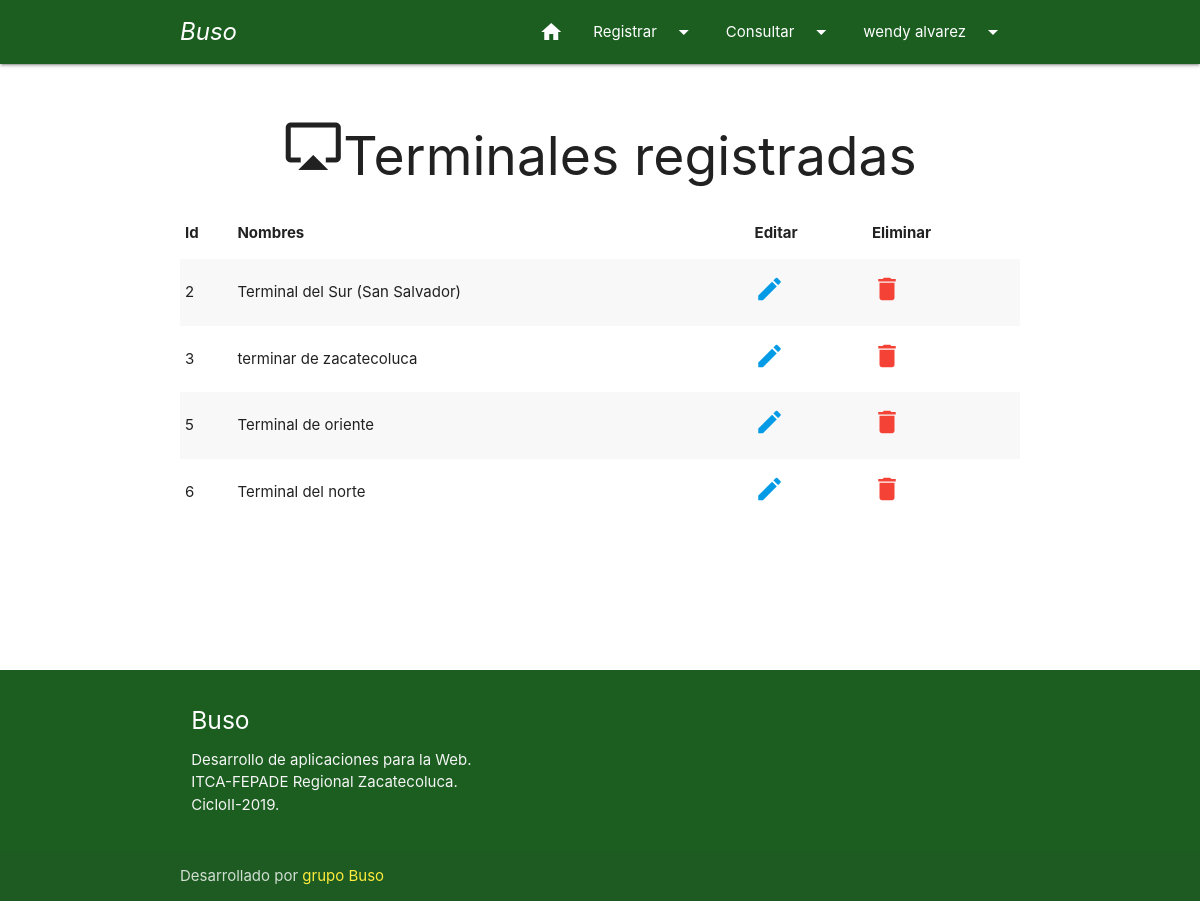
Page /web/WebTerminal/index.php?c=Terminal&a=Consultar (signed in) on the committed database.
### tables this page shows
CREATE TABLE `terminal` (
  `idterminal` int(11) NOT NULL,
  `nombre_terminal` varchar(100) NOT NULL
);

### web/WebTerminal/controller/terminal.controller.php (called while the page is built, shortened)
<?php
require_once 'model/Terminal.php';
class TerminalController{
    public function __CONSTRUCT(){
        $this->model = new Terminal();
    }
    public function Consultar(){
        require_once 'view/include/cabecera_usuario.php';
        require_once 'view/mostrar_terminal.php';
        require_once 'view/include/pie.php';
    }
}

### web/WebTerminal/model/Conexion.php (called while the page is built)
<?php
	class Conexion
	{
	    public static function Conectar()
	    {
	        $pdo = new PDO('mysql:host=localhost;dbname=mybuso;charset=utf8', 'root', '');
	        $pdo->setAttribute(PDO::ATTR_ERRMODE, PDO::ERRMODE_EXCEPTION);
	        return $pdo;
	    }
	}
?>

### web/WebTerminal/model/Terminal.php (called while the page is built, shortened)
<?php
class Terminal
{
	private $pdo;
	public function __CONSTRUCT()
	{
		try
		{
			$this->pdo = Conexion::Conectar();
		}
        catch (Throwable $t)
        {
			die($t->getMessage());
        }
		catch(Exception $e)
		{
			die($e->getMessage());
		}
	}
	public function ListarTerminal()
	{
		try
		{
			$stm = $this->pdo->prepare("SELECT * FROM terminal");
			$stm->execute();
			return $stm->fetchAll(PDO::FETCH_OBJ);
		}
        catch (Throwable $t)
        {
			die($t->getMessage());
        }
		catch(Exception $e)
		{
			die($e->getMessage());
		}
	}
}

### web/WebTerminal/view/mostrar_terminal.php (the view)
<div class="container">
  <div class="section">
    <div class="row">
      <div class="col s12">
          <h2 class="center grey-text text-darken-4"><i class="medium material-icons">airplay</i>Terminales registradas</h2>
      </div>
           <div class="row">
            <table class="striped">
              <thead>
                  <tr>
                      <th>Id</th>
                      <th>Nombres</th>
                      <th>Editar</th>
                      <th>Eliminar</th>
                  </tr>
              </thead>
              <tbody>
              <?php foreach($this->model->ListarTerminal() as $r): ?>
                  <tr>
                      <td><?php echo $r->idterminal; ?></td>
                      <td><?php echo $r->nombre_terminal; ?></td>
                      <td>
                          <a href="?c=Terminal&a=Crud&id=<?php echo $r->idterminal; ?>" title="Editar Terminal" ><i class="small material-icons">edit</i></a>
                      </td>
                      <td>
                          <a onclick="javascript:return confirm('¿Seguro que desea eliminar esta terminal?');" href="?c=Terminal&a=EliminarTerminal&id=<?php echo $r->idterminal; ?>" title="Eliminar Registro" ><i class="small material-icons red-text">delete</i></a>
                      </td>
                  </tr>
              <?php endforeach; ?>
                </tbody>
              </table>
            </div>
    </div>
  </div>
  <br><br><br><br>
</div>

### rows in the picture
terminal: idterminal "2", nombre_terminal "Terminal del Sur (San Salvador)"
terminal: idterminal "3", nombre_terminal "terminar de zacatecoluca"
terminal: idterminal "5", nombre_terminal "Terminal de oriente"
terminal: idterminal "6", nombre_terminal "Terminal del norte"

### other values in the picture
$_SESSION["nombre"] "wendy"
$_SESSION["apellido"] "alvarez"
